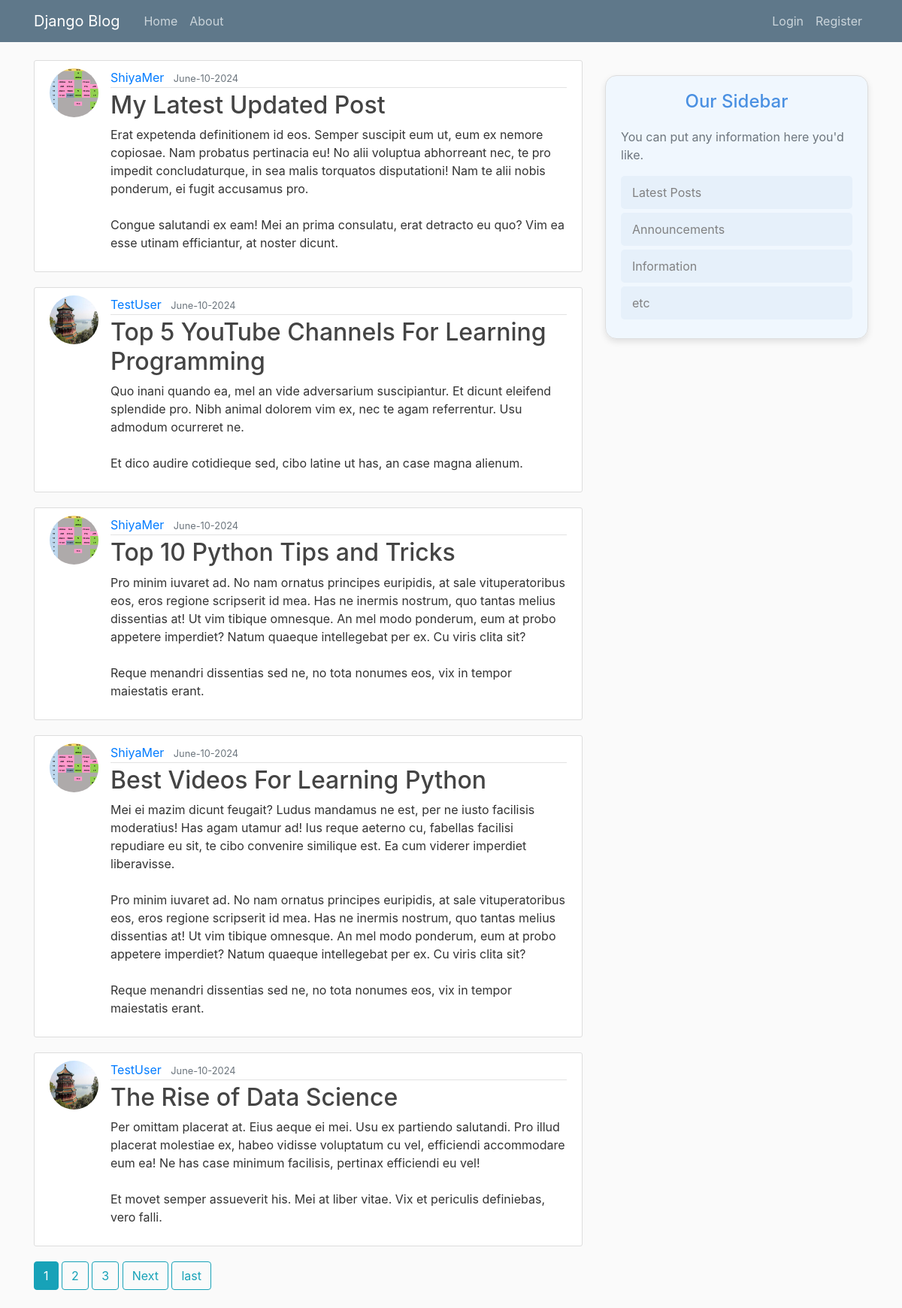
The page / on the database its author committed.
### blog/models.py (models this page shows, shortened)
class Post(models.Model):
    title=models.CharField(max_length=100)
    content=models.TextField()
    date_posted=models.DateTimeField(default=timezone.now)
    author=models.ForeignKey(User,on_delete=models.CASCADE)

### users/models.py (models this page shows, shortened)
class Profile(models.Model):
    user=models.OneToOneField(User,on_delete=models.CASCADE)
    image=models.ImageField(default='default.jpg',upload_to='profile_pics')

### blog/views.py (the view)
# urls.py: path('', PostListView.as_view(),name='blog-home'),# empty means i dont wont to when coming here g=from webapp 's urls include function cuts the path sepcified and what comes to blog's url id an empty 
class PostListView(ListView):
    model=Post
    template_name='blog/home.html'
    context_object_name='posts'#as in reallife it looks for object.list
    ordering=['-date_posted']
    paginate_by=5 #for diffrent pages

### blog/templates/blog/home.html (shortened to what this page needs)
{% extends "blog/base.html" %}
{% block content%}
    {% for post in posts %}
    <article class="media content-section">
      <img class="rounded-circle article-img" src="{{post.author.profile.image.url}}">
        <div class="media-body">
          <div class="article-metadata">
            <a class="mr-2" href="{%url 'user-posts' post.author.username%}">{{ post.author }}</a>
            <small class="text-muted">{{ post.date_posted|date:"F-d-Y"}}</small>
          </div>
          <h2><a class="article-title" href="{% url 'post-detail' post.id %}">{{ post.title }}</a></h2>
          <p class="article-content">{{ post.content }}</p>
        </div>
      </article>
    {%endfor %}
    {% if is_paginated%}
    {% for num in page_obj.paginator.page_range%}
    {%if page_obj.number == num %}
    <a class="btn btn-info mb-4" href="?page={{num}}">{{num}}</a>
    {% elif num > page_obj.number|add:'-3' and num < page_obj.number|add:'3' %}
    <a class="btn btn-outline-info mb-4" href="?page={{num}}">{{num}}</a>
    {% endif%}
    {%endfor%}
    {% if page_obj.has_next %}
    <a class="btn btn-outline-info mb-4" href="?page={{page_obj.next_page_number}}">Next</a>
    <a class="btn btn-outline-info mb-4" href="?page={{page_obj.paginator.num_pages}}">last</a>
    {%endif%}
    {%endif%}
{% endblock content%}

### blog/templates/blog/base.html (shortened to what this page needs)
{%load static%}
<!DOCTYPE html>
<head>
    <link rel="stylesheet" href="https://cdn.jsdelivr.net/npm/bootstrap@4.0.0/dist/css/bootstrap.min.css">
    <link rel="stylesheet" type="text/css" href="{% static 'blog/main.css' %}">
</head>
<body>
    <header class="site-header">
        <nav class="navbar navbar-expand-md navbar-dark bg-steel fixed-top">
          <div class="container">
            <a class="navbar-brand mr-4" href="{% url 'blog-home'%}">Django Blog</a>
            <div class="collapse navbar-collapse" id="navbarToggle">
              <div class="navbar-nav mr-auto">
                <a class="nav-item nav-link" href="{% url 'blog-home'%}">Home</a>
                <a class="nav-item nav-link" href="{%url 'blog-about'%}">About</a>
              </div>
              <div class="navbar-nav">
                {%if user.is_authenticated %}
                <a class="nav-item nav-link" href="{%url 'profile'%}">Profile</a>
                <a class="nav-item nav-link" href="{%url 'post-create'%}">New Post</a>
                <a class="nav-item nav-link" href="{%url 'logout '%}">Logout</a>
                {%else%}
                <a class="nav-item nav-link" href="{%url 'login'%}">Login</a>
                <a class="nav-item nav-link" href="{%url 'register'%}">Register</a>
                {%endif%}
              </div>
            </div>
          </div>
        </nav>
      </header>
      <main role="main" class="container">
        <div class="row">
          <div class="col-md-8">
            {% block content %}{% endblock %}
          </div>
          <div class="col-md-4">
  <div class="content-section" style="background: rgba(240, 248, 255, 0.9); border-radius: 15px; padding: 20px; margin-top: 20px; box-shadow: 0 4px 8px rgba(0, 0, 0, 0.1);">
    <h3 style="color: #4A90E2; font-size: 1.5em; text-align: center; margin-bottom: 20px;">Our Sidebar</h3>
    <p class="text-muted" style="font-size: 1em;">
      You can put any information here you'd like.
    </p>
    <ul class="list-group" style="list-style: none; padding: 0;">
      <li class="list-group-item list-group-item-light" style="background: #E6F0FA; border: none; padding: 10px 15px; margin-bottom: 5px; border-radius: 5px; transition: background 0.3s;">
        Latest Posts
      </li>
      <li class="list-group-item list-group-item-light" style="background: #E6F0FA; border: none; padding: 10px 15px; margin-bottom: 5px; border-radius: 5px; transition: background 0.3s;">
        Announcements
      </li>
      <li class="list-group-item list-group-item-light" style="background: #E6F0FA; border: none; padding: 10px 15px; margin-bottom: 5px; border-radius: 5px; transition: background 0.3s;">
        Information
      </li>
      <li class="list-group-item list-group-item-light" style="background: #E6F0FA; border: none; padding: 10px 15px; margin-bottom: 5px; border-radius: 5px; transition: background 0.3s;">
        etc
      </li>
    </ul>
  </div>
</div>
        </div>
      </main>
</body>
</html>

### blog/static/blog/main.css (style rules this page uses)
body { background: #fafafa; color: #333333; margin-top: 5rem; }
h1, h2, h3, h4, h5, h6 { color: #444444; }
ul { margin: 0; }
.bg-steel { background-color: #5f788a; }
.site-header .navbar-nav .nav-link { color: #cbd5db; }
.content-section { background: #ffffff; padding: 10px 20px; border: 1px solid #dddddd; border-radius: 3px; margin-bottom: 20px; }
.article-title { color: #444444; }
.article-content { white-space: pre-line; }
.article-img { height: 65px; width: 65px; margin-right: 16px; }
.article-metadata { padding-bottom: 1px; margin-bottom: 4px; border-bottom: 1px solid #e3e3e3 }

### rows shown on the page
Post: author.profile.image (picture), author "ShiyaMer", date_posted "June-10-2024", title "My Latest Updated Post", content "Erat expetenda definitionem id eos. Semper suscipit eum ut, eum ex nemore copiosae. Nam probatus pertinacia eu! No alii voluptua abhorreant nec, te pro impedit concludaturque, in sea malis torquatos disputationi! Nam te alii nobis ponderum, ei fugit accusamus pro. Congue salutandi ex eam! Mei an prima consulatu, erat detracto eu quo? Vim ea esse utinam efficiantur, at noster dicunt."
Post: author.profile.image (placeholder picture), author "TestUser", date_posted "June-10-2024", title "Top 5 YouTube Channels For Learning Programming", content "Quo inani quando ea, mel an vide adversarium suscipiantur. Et dicunt eleifend splendide pro. Nibh animal dolorem vim ex, nec te agam referrentur. Usu admodum ocurreret ne. Et dico audire cotidieque sed, cibo latine ut has, an case magna alienum."
Post: author.profile.image (picture), author "ShiyaMer", date_posted "June-10-2024", title "Top 10 Python Tips and Tricks", content "Pro minim iuvaret ad. No nam ornatus principes euripidis, at sale vituperatoribus eos, eros regione scripserit id mea. Has ne inermis nostrum, quo tantas melius dissentias at! Ut vim tibique omnesque. An mel modo ponderum, eum at probo appetere imperdiet? Natum quaeque intellegebat per ex. Cu viris clita sit? Reque menandri dissentias sed ne, no tota nonumes eos, vix in tempor maiestatis erant."
Post: author.profile.image (picture), author "ShiyaMer", date_posted "June-10-2024", title "Best Videos For Learning Python", content "Mei ei mazim dicunt feugait? Ludus mandamus ne est, per ne iusto facilisis moderatius! Has agam utamur ad! Ius reque aeterno cu, fabellas facilisi repudiare eu sit, te cibo convenire similique est. Ea cum viderer imperdiet liberavisse. Pro minim iuvaret ad. No nam ornatus principes euripidis, at sale vituperatoribus eos, eros regione scripserit id mea. Has ne inermis nostrum, quo tantas melius dissentias at! Ut vim tibique omnesque. An mel modo ponderum, eum at probo appetere imperdiet? Natum quaeque intellegebat per ex. Cu viris clita sit? Reque menandri dissentias sed ne, no tota nonumes eos, vix in tempor maiestatis erant."
Post: author.profile.image (placeholder picture), author "TestUser", date_posted "June-10-2024", title "The Rise of Data Science", content "Per omittam placerat at. Eius aeque ei mei. Usu ex partiendo salutandi. Pro illud placerat molestiae ex, habeo vidisse voluptatum cu vel, efficiendi accommodare eum ea! Ne has case minimum facilisis, pertinax efficiendi eu vel! Et movet semper assueverit his. Mei at liber vitae. Vix et periculis definiebas, vero falli."

### other values the page prints
{{ num }} "1"
{{ num }} "2" "3"
